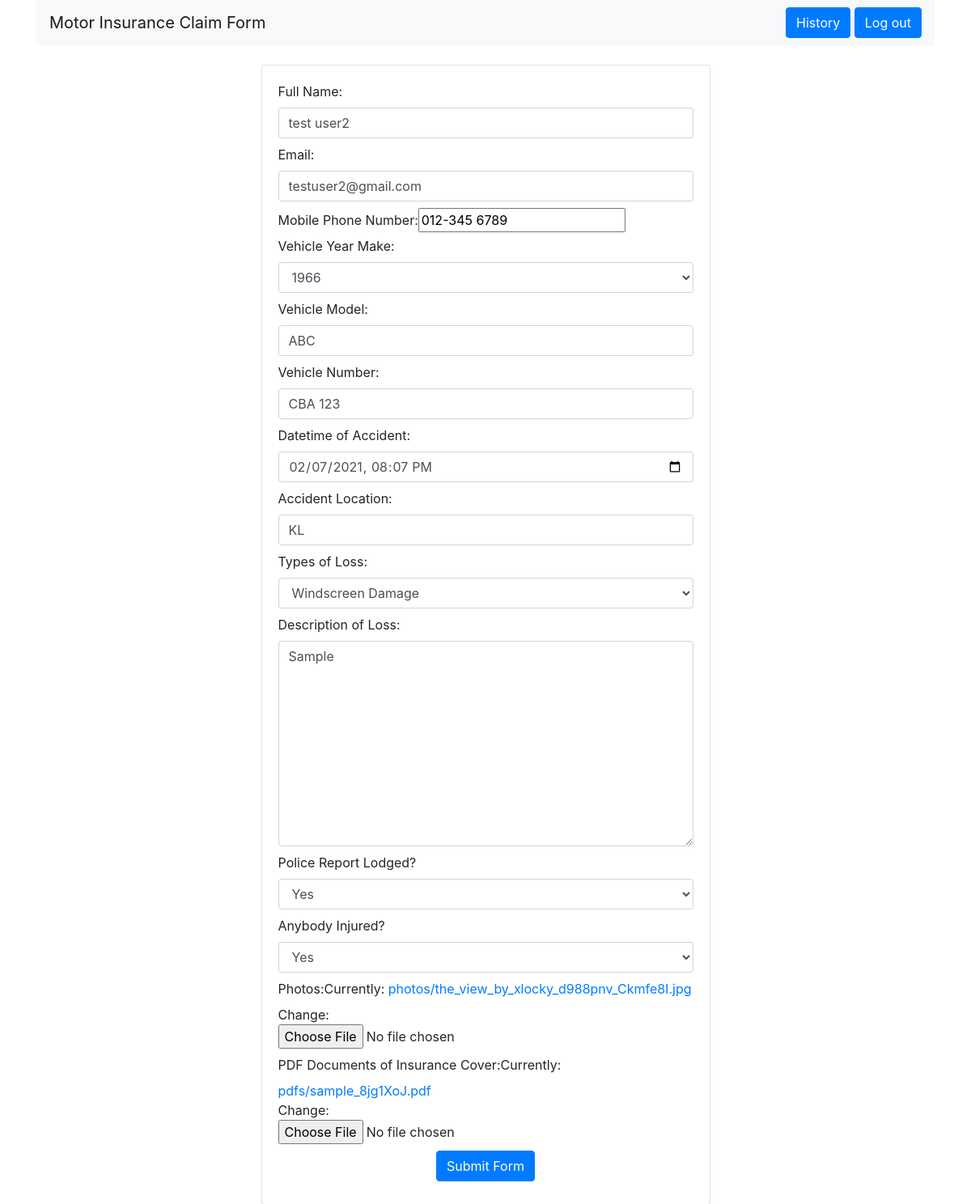
/history/user7/claim7 (signed in), run on the app's committed database.
### formApp/models.py (models this page shows, shortened)
class Claims(models.Model):
    class Meta:
        verbose_name_plural = "Claims"
    user = models.ForeignKey(User, on_delete=models.CASCADE, null=True)
    name = models.CharField(max_length=100, blank=False)
    email = models.EmailField(blank=False)
    mobile_number = PhoneNumberField(blank=False)
    year_choices = ((x, x) for x in range(1950, datetime.now().year + 1))
    vehicle_year_make = models.IntegerField(choices=year_choices)
    vehicle_model = models.CharField(max_length=100, blank=False)
    vehicle_number = models.CharField(max_length=100, blank=False)
    accident_datetime = models.DateTimeField(blank=False)
    location = models.CharField(max_length=100, blank=False)
    loss_type_choices = (
        ('Own Damage', 'Own Damage'),
        ('Knock for Knock', 'Knock for Knock'),
        ('Windscreen Damage', 'Windscreen Damage'),
        ('Theft', 'Theft')
    )
    loss_type = models.CharField(max_length=17, choices=loss_type_choices, blank=False)
    loss_description = models.TextField(max_length=1000, blank=False)
    yes_no_choices = (
        ('Yes', 'Yes'),
        ('No', 'No')
    )
    police_report_lodged = models.CharField(max_length=3, choices=yes_no_choices, blank=False)
    anybody_injured = models.CharField(max_length=3, choices=yes_no_choices, blank=False)
    photo = models.ImageField(upload_to='photos/', blank=False)
    pdf_document = models.FileField(upload_to='pdfs/', validators=[FileExtensionValidator(['pdf'])], blank=False)
    claim_progress_choices = (
        ('In Progress', 'In Progress'),
        ('Accepted', 'Accepted')
    )
    claim_progress = models.CharField(max_length=11, choices=claim_progress_choices, default='In Progress')

### formApp/views.py (the view)
# urls.py: path('history/user<int:user_pk>/claim<int:claim_pk>', views.editClaim, name='claim-edit'),
@login_required
def editClaim(request, user_pk, claim_pk):
    if request.user.pk != user_pk:
        raise PermissionDenied("You have no permission to edit other user's claim form")
    claim = get_object_or_404(Claims, pk=claim_pk, user__pk=user_pk)
    if claim.claim_progress == 'Accepted':
        messages.info(request, 'The claim form is accepted and further amendment is not allowed.')
        claimForm = None
    else:
        claimForm = ClaimsForm(request.POST or None,instance=claim)
        if claimForm.is_valid():
            claim = claimForm.save(commit=False)
            claim.save()
            messages.success(request, 'The claim form is successfully updated.')
    return render(request, 'formApp/edit.html', context={'claimForm':claimForm})

### formApp/templates/formApp/edit.html (shortened to what this page needs)
{% extends 'formApp/base.html' %}
{% block content %}
<div class="d-flex justify-content-center">
    <div class="card my-4" style="width: 50%;">
        <div class="card-body">
            <form action="" method="post" enctype="multipart/form-data">
                 {% if claimForm %}
                    {{ claimForm }}
                    <div class="mx-auto my-2" style="width: fit-content;">
                        <button class="btn btn-primary" type="submit">Submit Form</button>
                    </div>
                 {% endif %}
            </form>
        </div>
    </div>
</div>
{% endblock %}

### data on the page
Claims: name "test user2", email "testuser2@gmail.com", mobile_number "012-345 6789", vehicle_year_make "1966", vehicle_model "ABC", vehicle_number "CBA 123", accident_datetime "02/07/2021 20:07", location "KL", loss_type "Windscreen Damage", loss_description "Sample", police_report_lodged "Yes", anybody_injured "Yes"
